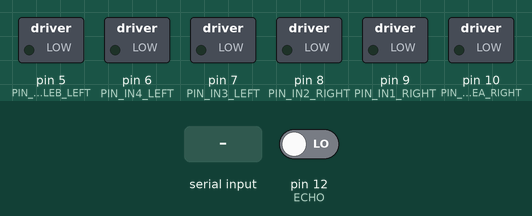
This sketch was run on a simulated Arduino Uno, built with avr-gcc and run on an emulated ATmega328P. Parts: switched loads named in the sketch (green lamp = pin HIGH). The test bench sets the inputs (shaded band); at power-on: pin 12 (ECHO) LOW. Pins used as bus, display or sensor lines are not drawn; what the sketch prints to the serial monitor is not drawn.

Above: at 1.2 s.
1.3 s: "L" received over the second serial link
At 3.5 s:
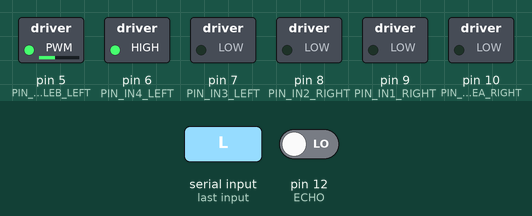
4.7 s: "l" received over the second serial link
At 7.2 s:
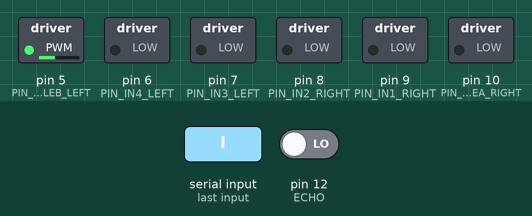
8.0 s: "o" received over the second serial link
At 10.9 s:
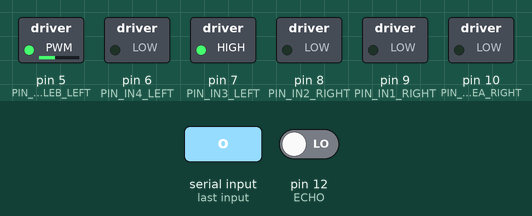
11.3 s: "R" received over the second serial link
At 13.4 s:
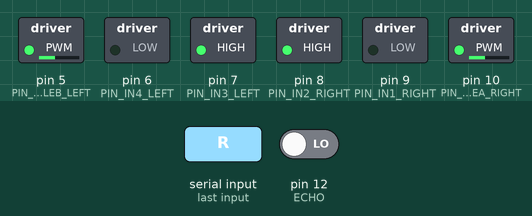
14.6 s: "r" received over the second serial link
At 17.2 s:
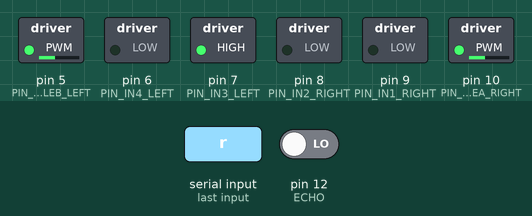
17.9 s: "f" received over the second serial link
At 20.9 s:
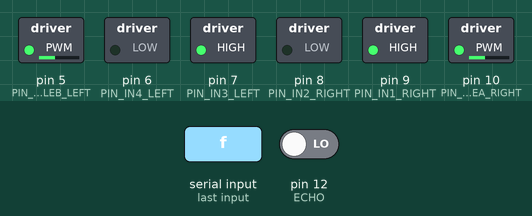
Timing chart, 0 to 22.2 s (numbered marks = the images above; inputs shaded):
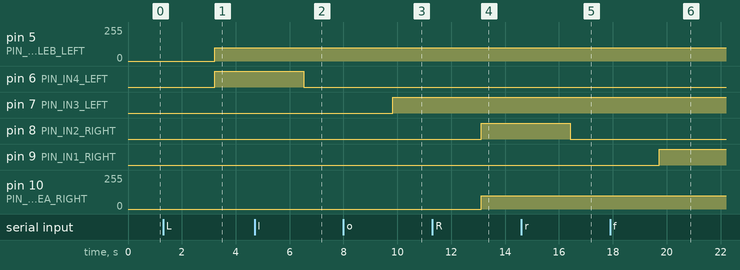

Measured:
- after the input at 1.3 s, pin 5 (PIN_ENABLEB_LEFT): 0/255 → 100/255 after 1.9 s; pin 6 (PIN_IN4_LEFT): LOW → HIGH after 1.9 s
- after the input at 4.7 s, pin 6 (PIN_IN4_LEFT): HIGH → LOW after 1.8 s
- after the input at 8.0 s, pin 7 (PIN_IN3_LEFT): LOW → HIGH after 1.8 s
- after the input at 11.3 s, pin 8 (PIN_IN2_RIGHT): LOW → HIGH after 1.8 s; pin 10 (PIN_ENABLEA_RIGHT): 0/255 → 100/255 after 1.8 s
- after the input at 14.6 s, pin 8 (PIN_IN2_RIGHT): HIGH → LOW after 1.8 s
- after the input at 17.9 s, pin 9 (PIN_IN1_RIGHT): LOW → HIGH after 1.8 s

The sketch:

motor_control.ino
```cpp
#include <SoftwareSerial.h>

int incoming = 0;
int leftMotor = 0;
int rightMotor = 0;

int PIN_ENABLEA_RIGHT = 10;
int PIN_IN1_RIGHT = 9;
int PIN_IN2_RIGHT = 8;

int PIN_ENABLEB_LEFT = 5;
int PIN_IN3_LEFT = 7;
int PIN_IN4_LEFT = 6;

int STOP = 0;
int FORWARD = 1;
int BACKWARD = -1;

int TRIGGER = 11; // gray wire
int ECHO = 12; // white wire

SoftwareSerial BT(2, 3); // RX | TX

void setup() {
  pinMode(PIN_ENABLEA_RIGHT, OUTPUT);
  pinMode(PIN_IN1_RIGHT, OUTPUT);
  pinMode(PIN_IN2_RIGHT, OUTPUT);
  pinMode(PIN_ENABLEB_LEFT, OUTPUT);
  pinMode(PIN_IN3_LEFT, OUTPUT);
  pinMode(PIN_IN4_LEFT, OUTPUT);

  pinMode(TRIGGER, OUTPUT);
  pinMode(ECHO, INPUT);

  Serial.begin(9600);
  BT.begin(38400);

  Serial.write("Started\n");
}

void loop() {
  // listen for a response from the HC-05 and write it to the serial monitor
  if (BT.available()) {
    incoming = BT.read();
    Serial.write(incoming);
    switch(incoming) {
      case 'L':
        leftMotor = FORWARD;
        break;
      case 'l':
        leftMotor = STOP;
        break;
      case 'o':
        leftMotor = BACKWARD;
        break;
      case 'R':
        rightMotor = FORWARD;
        break;
      case 'r':
        rightMotor = STOP;
        break;
      case 'f':
        rightMotor = BACKWARD;
    }
  }

  int duration, distance;
  digitalWrite(TRIGGER, HIGH);
  delay(20);
  digitalWrite(TRIGGER, LOW);
  duration = pulseIn(ECHO, HIGH);
  distance = (duration/2) / 29.1;
  if (distance < 200 && distance > 0) {
    int distByte = lowByte(distance);
    if (distByte < 10) {
      Serial.print("Very close!\n");
      if (leftMotor == FORWARD || rightMotor == FORWARD) {
        leftMotor = STOP;
        rightMotor = STOP;
      }
    }
    BT.write(distByte); // there should never be a high byte
  }

  if (leftMotor == FORWARD) {
    analogWrite(PIN_ENABLEB_LEFT, 100);
    digitalWrite(PIN_IN3_LEFT, LOW);
    digitalWrite(PIN_IN4_LEFT, HIGH);
  } else if (leftMotor == BACKWARD) {
    analogWrite(PIN_ENABLEB_LEFT, 100);
    digitalWrite(PIN_IN3_LEFT, HIGH);
    digitalWrite(PIN_IN4_LEFT, LOW);
  } else {
    digitalWrite(PIN_IN3_LEFT, LOW);
    digitalWrite(PIN_IN4_LEFT, LOW);
  }

  if (rightMotor == FORWARD) {
    analogWrite(PIN_ENABLEA_RIGHT, 100);
    digitalWrite(PIN_IN1_RIGHT, LOW);
    digitalWrite(PIN_IN2_RIGHT, HIGH);
  } else if (rightMotor == BACKWARD) {
    analogWrite(PIN_ENABLEA_RIGHT, 100);
    digitalWrite(PIN_IN1_RIGHT, HIGH);
    digitalWrite(PIN_IN2_RIGHT, LOW);
  } else {
    digitalWrite(PIN_IN1_RIGHT, LOW);
    digitalWrite(PIN_IN2_RIGHT, LOW);
  }

  delay(80);
}
```
